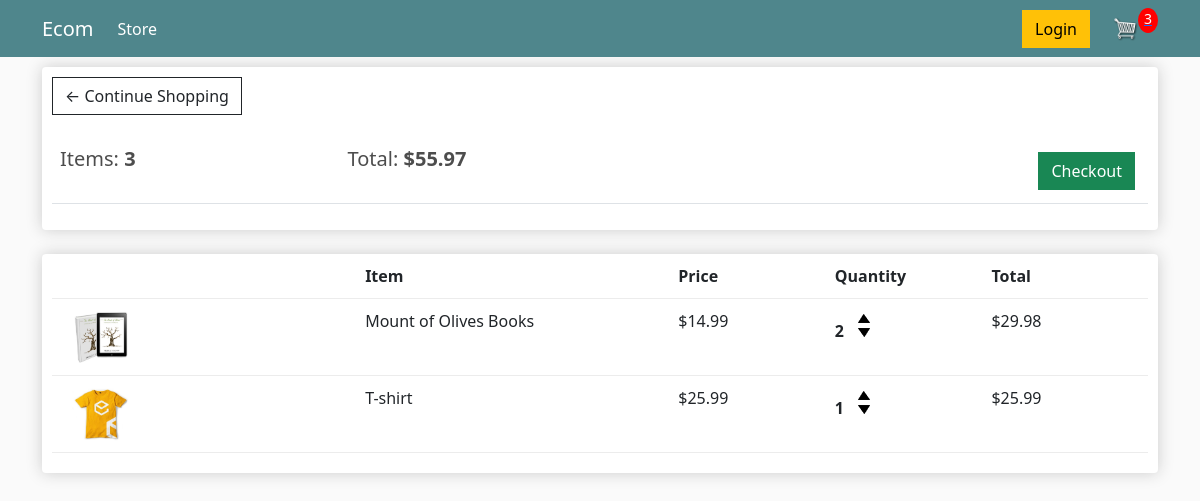
The app's page /cart/ (signed in) with its own data.
### store/models.py (models this page shows, shortened)
class Order(models.Model):
	customer = models.ForeignKey(Customer, on_delete=models.SET_NULL, null=True, blank=True)
	date_ordered = models.DateTimeField(auto_now_add=True)
	complete = models.BooleanField(default=False)
	transaction_id = models.CharField(max_length=100, null=True)
	@property
	def get_cart_total(self):
		orderitems = self.orderitem_set.all()
		total = sum([item.get_total for item in orderitems])
		return total
	@property
	def get_cart_items(self):
		orderitems = self.orderitem_set.all()
		total = sum([item.quantity for item in orderitems])
		return total

class OrderItem(models.Model):
	product = models.ForeignKey(Product, on_delete=models.SET_NULL, null=True)
	order = models.ForeignKey(Order, on_delete=models.SET_NULL, null=True)
	quantity = models.IntegerField(default=0, null=True, blank=True)
	date_added = models.DateTimeField(auto_now_add=True)
	@property
	def get_total(self):
		total = self.product.price * self.quantity
		return total

class Product(models.Model):
	name = models.CharField(max_length=200)
	price = models.FloatField()
	digital = models.BooleanField(default=False,null=True, blank=True)
	image = models.ImageField(null=True, blank=True)
	@property
	def imageURL(self):
		try:
			url = self.image.url
		except:
			url = ''
		return url

### store/views.py (the view)
# urls.py: path('cart/',views.cart,name='cart'),
def cart(request):
	data = cartData(request)
	cartItems = data['cartItems']
	order = data['order']
	items = data['items']
	context = {'items':items, 'order':order, 'cartItems':cartItems}
	return render(request, 'store/cart.html', context)

### store/utils.py (called while the page is built)
def cartData(request):
	if request.user.is_authenticated:
		customer = request.user.customer
		order, created = Order.objects.get_or_create(customer=customer, complete=False)
		items = order.orderitem_set.all()
		cartItems = order.get_cart_items
	else:
		cookieData = cookieCart(request)
		cartItems = cookieData['cartItems']
		order = cookieData['order']
		items = cookieData['items']
	return {'cartItems':cartItems ,'order':order, 'items':items}

### store/templates/store/cart.html
{% extends 'store/main.html' %}
{% load static %}
{% block content %}
	<div class="row">
		<div class="col-lg-12">
			<div class="box-element">
				<a  class="btn btn-outline-dark" href="{% url 'store' %}">&#x2190; Continue Shopping</a>
				<br>
				<br>
				<table class="table">
					<tr>
						<th><h5>Items: <strong>{{order.get_cart_items}}</strong></h5></th>
						<th><h5>Total:<strong> ${{order.get_cart_total|floatformat:2}}</strong></h5></th>
						<th>
							<a  style="float:right; margin:5px;" class="btn btn-success" href="{% url 'checkout' %}">Checkout</a>
						</th>
					</tr>
				</table>
			</div>
			<br>
			<div class="box-element">
				<div class="cart-row">
					<div style="flex:2"></div>
					<div style="flex:2"><strong>Item</strong></div>
					<div style="flex:1"><strong>Price</strong></div>
					<div style="flex:1"><strong>Quantity</strong></div>
					<div style="flex:1"><strong>Total</strong></div>
				</div>
				{% for item in items %}
				<div class="cart-row">
					<div style="flex:2"><img class="row-image" src="{{item.product.imageURL}}"></div>
					<div style="flex:2"><p>{{item.product.name}}</p></div>
					<div style="flex:1"><p>${{item.product.price|floatformat:2}}</p></div>
					<div style="flex:1">
						<p class="quantity">{{item.quantity}}</p>
						<div class="quantity">
							<img data-product="{{item.product.id}}" data-action="add" class="chg-quantity update-cart" src="{% static  'images/arrow-up.png' %}">
							<img data-product="{{item.product.id}}" data-action="remove" class="chg-quantity update-cart" src="{% static  'images/arrow-down.png' %}">
						</div>
					</div>
					<div style="flex:1"><p>${{item.get_total|floatformat:2}}</p></div>
				</div>
				{% endfor %}
			</div>
		</div>
	</div>
{% endblock content %}

### static/css/main.css (style rules this page uses)
body { background-color: hsl(0, 0%, 98%); }
h1,h2,h3,h4,h5,h6 { color:hsl(0, 0%, 30%); }
.box-element { box-shadow:hsl(0, 0%, 80%) 0 0 16px; background-color: #fff; border-radius: 4px; padding: 10px; }
.col-lg-4, .col-lg-6, .col-lg-8, .col-lg-12 { margin-top: 10px; }
.btn { border-radius: 0; }
.row-image { width: 100px; }
.cart-row { display: flex; align-items: flex-stretch; padding-bottom: 10px; margin-bottom: 10px; border-bottom: 1px solid #ececec; }
.quantity { display: inline-block; font-weight: 700; padding-right:10px; }
.chg-quantity { width: 12px; cursor: pointer; display: block; margin-top: 5px; transition:.1s; }

### records on screen
Order: get_cart_items "3", get_cart_total "55.97"
OrderItem: product.imageURL (picture), product.name "Mount of Olives Books", product.price "14.99", quantity "2", get_total "29.98"
OrderItem: product.imageURL (picture), product.name "T-shirt", product.price "25.99", quantity "1", get_total "25.99"

### other values on screen
{{ cartItems }} "3"
